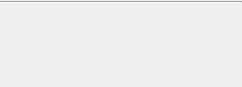
<?xml version="1.0" encoding="UTF-8"?>
<ui version="4.0">
 <class>FearFrame</class>
 <widget class="QFrame" name="FearFrame">
  <property name="geometry">
   <rect>
    <x>0</x>
    <y>0</y>
    <width>242</width>
    <height>87</height>
   </rect>
  </property>
  <property name="sizePolicy">
   <sizepolicy hsizetype="Minimum" vsizetype="Minimum">
    <horstretch>0</horstretch>
    <verstretch>0</verstretch>
   </sizepolicy>
  </property>
  <property name="styleSheet">
   <string notr="true">background-image: url(:/img/data/parchment.jpg);</string>
  </property>
  <layout class="QVBoxLayout" name="verticalLayout">
   <property name="spacing">
    <number>0</number>
   </property>
   <property name="leftMargin">
    <number>0</number>
   </property>
   <property name="topMargin">
    <number>0</number>
   </property>
   <property name="rightMargin">
    <number>0</number>
   </property>
   <property name="bottomMargin">
    <number>0</number>
   </property>
   <item>
    <widget class="Line" name="line">
     <property name="orientation">
      <enum>Qt::Horizontal</enum>
     </property>
    </widget>
   </item>
   <item>
    <layout class="QHBoxLayout" name="horizontalLayout">
     <property name="spacing">
      <number>0</number>
     </property>
     <item>
      <widget class="QPushButton" name="btnFear1">
       <property name="minimumSize">
        <size>
         <width>40</width>
         <height>40</height>
        </size>
       </property>
       <property name="maximumSize">
        <size>
         <width>40</width>
         <height>40</height>
        </size>
       </property>
       <property name="toolTip">
        <string/>
       </property>
       <property name="icon">
        <iconset resource="resources.qrc">
         <normaloff>:/img/data/img/hood.png</normaloff>:/img/data/img/hood.png</iconset>
       </property>
       <property name="iconSize">
        <size>
         <width>35</width>
         <height>35</height>
        </size>
       </property>
       <property name="flat">
        <bool>true</bool>
       </property>
      </widget>
     </item>
     <item>
      <widget class="QPushButton" name="btnFear2">
       <property name="minimumSize">
        <size>
         <width>40</width>
         <height>40</height>
        </size>
       </property>
       <property name="maximumSize">
        <size>
         <width>40</width>
         <height>40</height>
        </size>
       </property>
       <property name="toolTip">
        <string/>
       </property>
       <property name="icon">
        <iconset resource="resources.qrc">
         <normaloff>:/img/data/img/hood.png</normaloff>:/img/data/img/hood.png</iconset>
       </property>
       <property name="iconSize">
        <size>
         <width>35</width>
         <height>35</height>
        </size>
       </property>
       <property name="flat">
        <bool>true</bool>
       </property>
      </widget>
     </item>
     <item>
      <widget class="QPushButton" name="btnFear3">
       <property name="minimumSize">
        <size>
         <width>40</width>
         <height>40</height>
        </size>
       </property>
       <property name="maximumSize">
        <size>
         <width>40</width>
         <height>40</height>
        </size>
       </property>
       <property name="toolTip">
        <string/>
       </property>
       <property name="icon">
        <iconset resource="resources.qrc">
         <normaloff>:/img/data/img/hood.png</normaloff>:/img/data/img/hood.png</iconset>
       </property>
       <property name="iconSize">
        <size>
         <width>35</width>
         <height>35</height>
        </size>
       </property>
       <property name="flat">
        <bool>true</bool>
       </property>
      </widget>
     </item>
     <item>
      <widget class="QPushButton" name="btnFear4">
       <property name="minimumSize">
        <size>
         <width>40</width>
         <height>40</height>
        </size>
       </property>
       <property name="maximumSize">
        <size>
         <width>40</width>
         <height>40</height>
        </size>
       </property>
       <property name="toolTip">
        <string/>
       </property>
       <property name="icon">
        <iconset resource="resources.qrc">
         <normaloff>:/img/data/img/hood.png</normaloff>:/img/data/img/hood.png</iconset>
       </property>
       <property name="iconSize">
        <size>
         <width>35</width>
         <height>35</height>
        </size>
       </property>
       <property name="flat">
        <bool>true</bool>
       </property>
      </widget>
     </item>
     <item>
      <widget class="QPushButton" name="btnFear5">
       <property name="minimumSize">
        <size>
         <width>40</width>
         <height>40</height>
        </size>
       </property>
       <property name="maximumSize">
        <size>
         <width>40</width>
         <height>40</height>
        </size>
       </property>
       <property name="toolTip">
        <string/>
       </property>
       <property name="icon">
        <iconset resource="resources.qrc">
         <normaloff>:/img/data/img/hood.png</normaloff>:/img/data/img/hood.png</iconset>
       </property>
       <property name="iconSize">
        <size>
         <width>35</width>
         <height>35</height>
        </size>
       </property>
       <property name="flat">
        <bool>true</bool>
       </property>
      </widget>
     </item>
     <item>
      <widget class="QPushButton" name="btnFear6">
       <property name="minimumSize">
        <size>
         <width>40</width>
         <height>40</height>
        </size>
       </property>
       <property name="maximumSize">
        <size>
         <width>40</width>
         <height>40</height>
        </size>
       </property>
       <property name="toolTip">
        <string/>
       </property>
       <property name="icon">
        <iconset resource="resources.qrc">
         <normaloff>:/img/data/img/hood.png</normaloff>:/img/data/img/hood.png</iconset>
       </property>
       <property name="iconSize">
        <size>
         <width>35</width>
         <height>35</height>
        </size>
       </property>
       <property name="flat">
        <bool>true</bool>
       </property>
      </widget>
     </item>
    </layout>
   </item>
   <item>
    <layout class="QHBoxLayout" name="horizontalLayout_2">
     <property name="spacing">
      <number>0</number>
     </property>
     <item>
      <widget class="QPushButton" name="btnFear7">
       <property name="minimumSize">
        <size>
         <width>40</width>
         <height>40</height>
        </size>
       </property>
       <property name="maximumSize">
        <size>
         <width>40</width>
         <height>40</height>
        </size>
       </property>
       <property name="toolTip">
        <string/>
       </property>
       <property name="icon">
        <iconset resource="resources.qrc">
         <normaloff>:/img/data/img/hood.png</normaloff>:/img/data/img/hood.png</iconset>
       </property>
       <property name="iconSize">
        <size>
         <width>35</width>
         <height>35</height>
        </size>
       </property>
       <property name="flat">
        <bool>true</bool>
       </property>
      </widget>
     </item>
     <item>
      <widget class="QPushButton" name="btnFear8">
       <property name="minimumSize">
        <size>
         <width>40</width>
         <height>40</height>
        </size>
       </property>
       <property name="maximumSize">
        <size>
         <width>40</width>
         <height>40</height>
        </size>
       </property>
       <property name="toolTip">
        <string/>
       </property>
       <property name="icon">
        <iconset resource="resources.qrc">
         <normaloff>:/img/data/img/hood.png</normaloff>:/img/data/img/hood.png</iconset>
       </property>
       <property name="iconSize">
        <size>
         <width>35</width>
         <height>35</height>
        </size>
       </property>
       <property name="flat">
        <bool>true</bool>
       </property>
      </widget>
     </item>
     <item>
      <widget class="QPushButton" name="btnFear9">
       <property name="minimumSize">
        <size>
         <width>40</width>
         <height>40</height>
        </size>
       </property>
       <property name="maximumSize">
        <size>
         <width>40</width>
         <height>40</height>
        </size>
       </property>
       <property name="toolTip">
        <string/>
       </property>
       <property name="icon">
        <iconset resource="resources.qrc">
         <normaloff>:/img/data/img/hood.png</normaloff>:/img/data/img/hood.png</iconset>
       </property>
       <property name="iconSize">
        <size>
         <width>35</width>
         <height>35</height>
        </size>
       </property>
       <property name="flat">
        <bool>true</bool>
       </property>
      </widget>
     </item>
     <item>
      <widget class="QPushButton" name="btnFear10">
       <property name="minimumSize">
        <size>
         <width>40</width>
         <height>40</height>
        </size>
       </property>
       <property name="maximumSize">
        <size>
         <width>40</width>
         <height>40</height>
        </size>
       </property>
       <property name="toolTip">
        <string/>
       </property>
       <property name="icon">
        <iconset resource="resources.qrc">
         <normaloff>:/img/data/img/hood.png</normaloff>:/img/data/img/hood.png</iconset>
       </property>
       <property name="iconSize">
        <size>
         <width>35</width>
         <height>35</height>
        </size>
       </property>
       <property name="flat">
        <bool>true</bool>
       </property>
      </widget>
     </item>
     <item>
      <widget class="QPushButton" name="btnFear11">
       <property name="minimumSize">
        <size>
         <width>40</width>
         <height>40</height>
        </size>
       </property>
       <property name="maximumSize">
        <size>
         <width>40</width>
         <height>40</height>
        </size>
       </property>
       <property name="toolTip">
        <string/>
       </property>
       <property name="icon">
        <iconset resource="resources.qrc">
         <normaloff>:/img/data/img/hood.png</normaloff>:/img/data/img/hood.png</iconset>
       </property>
       <property name="iconSize">
        <size>
         <width>35</width>
         <height>35</height>
        </size>
       </property>
       <property name="flat">
        <bool>true</bool>
       </property>
      </widget>
     </item>
     <item>
      <widget class="QPushButton" name="btnFear12">
       <property name="minimumSize">
        <size>
         <width>40</width>
         <height>40</height>
        </size>
       </property>
       <property name="maximumSize">
        <size>
         <width>40</width>
         <height>40</height>
        </size>
       </property>
       <property name="toolTip">
        <string/>
       </property>
       <property name="icon">
        <iconset resource="resources.qrc">
         <normaloff>:/img/data/img/hood.png</normaloff>:/img/data/img/hood.png</iconset>
       </property>
       <property name="iconSize">
        <size>
         <width>35</width>
         <height>35</height>
        </size>
       </property>
       <property name="flat">
        <bool>true</bool>
       </property>
      </widget>
     </item>
    </layout>
   </item>
  </layout>
 </widget>
 <resources>
  <include location="resources.qrc"/>
 </resources>
 <connections/>
</ui>
